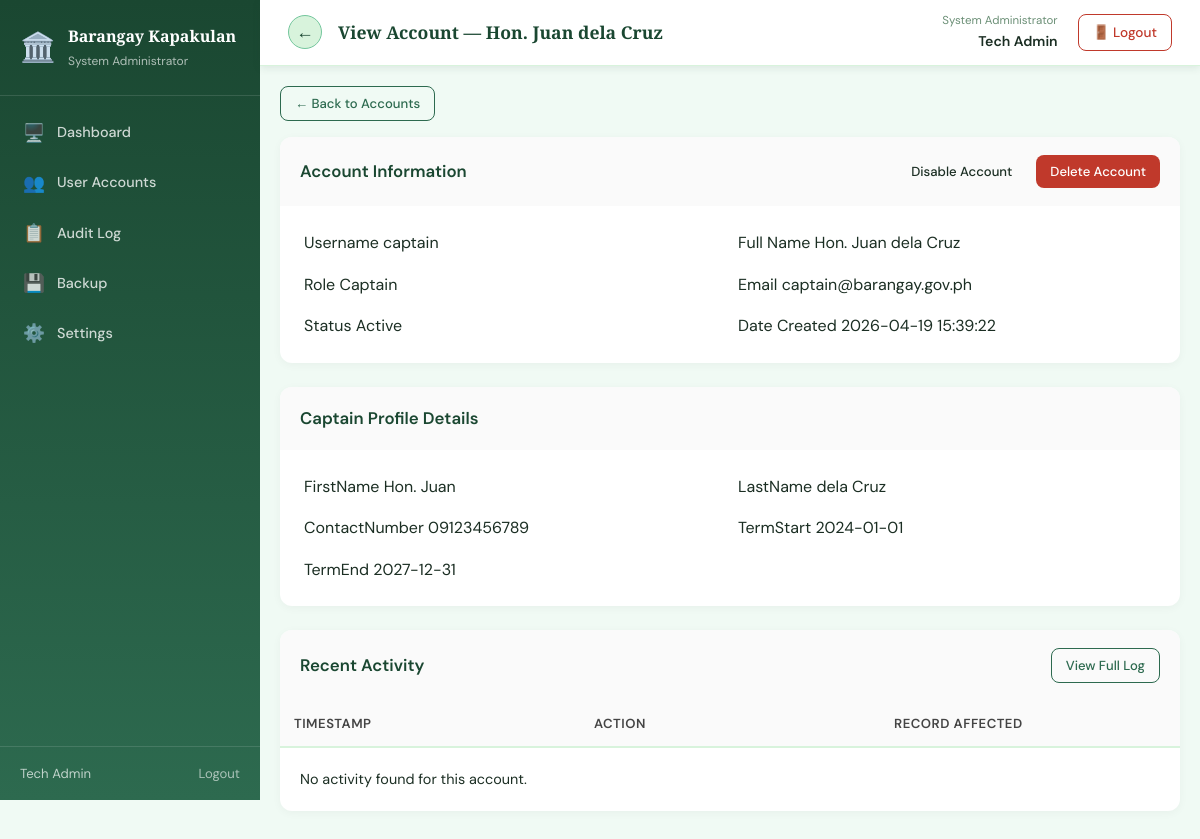
The page /sysadmin/view_account.php?id=1 (signed in) on the database its author committed.
### tables this page shows
CREATE TABLE `useraccount` (
  `UserAccountID` int(11) NOT NULL,
  `ResidentID` int(11) DEFAULT NULL,
  `Username` varchar(100) NOT NULL,
  `PasswordHash` varchar(255) NOT NULL,
  `Role` enum('captain','secretary','staff','sysadmin','resident') NOT NULL,
  `AccountStatus` enum('Active','Inactive','PendingVerification','Rejected') DEFAULT 'PendingVerification',
  `FullName` varchar(255) DEFAULT NULL,
  `Email` varchar(150) DEFAULT NULL,
  `VerifiedBy` int(11) DEFAULT NULL,
  `VerifiedAt` datetime DEFAULT NULL,
  `RejectionReason` text DEFAULT NULL,
  `CreatedAt` datetime DEFAULT current_timestamp(),
  `UpdatedAt` datetime DEFAULT current_timestamp() ON UPDATE current_timestamp()
);

CREATE TABLE `captainprofile` (
  `CaptainID` int(11) NOT NULL,
  `UserID` int(11) NOT NULL,
  `FirstName` varchar(100) NOT NULL,
  `LastName` varchar(100) NOT NULL,
  `ContactNumber` varchar(20) DEFAULT NULL,
  `TermStart` date DEFAULT NULL,
  `TermEnd` date DEFAULT NULL
);

### sysadmin/view_account.php (the view, shortened to what this page needs)
<?php
$pdo = get_db();
$id = (int) ($_GET['id'] ?? 0);
$stmt = $pdo->prepare("
    SELECT u.UserAccountID AS id,
           u.Username      AS username,
           u.FullName      AS full_name,
           u.Role          AS role,
           u.AccountStatus AS status,
           u.Email         AS email,
           u.CreatedAt     AS created_at
    FROM   useraccount u
    WHERE  u.UserAccountID = :id
    AND    u.Role IN ('captain', 'secretary', 'staff', 'sysadmin')
");
$stmt->execute([':id' => $id]);
$acc = $stmt->fetch(PDO::FETCH_ASSOC);
$profile = [];
switch ($acc['role']) {
    case 'captain':
        $ps = $pdo->prepare("SELECT * FROM captainprofile WHERE UserID = :id");
        $ps->execute([':id' => $id]);
        $profile = $ps->fetch(PDO::FETCH_ASSOC) ?: [];
        break;
}
$al = $pdo->prepare("
    SELECT LoggedAt, Action, RecordAffected
    FROM   auditlog
    WHERE  Username = :username
    ORDER  BY LoggedAt DESC
    LIMIT  10
");
$al->execute([':username' => $acc['username']]);
$logs = $al->fetchAll(PDO::FETCH_ASSOC);
include '../includes/header.php';
?>
<div class="app-layout">
    <?php include '../includes/sidebar.php'; ?>
    <main class="main-content">
        <?php include '../includes/navbar.php'; ?>
        <div class="page-body">
            <div style="margin-bottom: 16px;">
                <a href="user_accounts.php" class="btn btn-secondary btn-small">← Back to Accounts</a>
            </div>
            <div class="card">
                <div class="card-header">
                    <h3>Account Information</h3>
                    <div class="card-actions">
                        <?php if ($acc['status'] === 'Active'): ?>
                            <a href="../handlers/user_account_handler.php?action=disable&id=<?= $acc['id'] ?>"
                                class="btn btn-warning btn-small"
                                onclick="return confirm('Disable this account?')">Disable Account</a>
                        <?php else: ?>
                            <a href="../handlers/user_account_handler.php?action=enable&id=<?= $acc['id'] ?>"
                                class="btn btn-success btn-small"
                                onclick="return confirm('Enable this account?')">Enable Account</a>
                        <?php endif; ?>
                        <?php if ($acc['id'] !== (int) $_SESSION['user_id']): ?>
                            <a href="../handlers/user_account_handler.php?action=delete&id=<?= $acc['id'] ?>"
                                class="btn btn-danger btn-small"
                                onclick="return confirm('Permanently delete this account?')">Delete Account</a>
                        <?php endif; ?>
                    </div>
                </div>
                <div class="detail-grid" style="padding: 24px; display: grid; grid-template-columns: 1fr 1fr; gap: 16px;">
                    <div class="detail-item">
                        <span class="detail-label">Username</span>
                        <span class="detail-value"><?= htmlspecialchars($acc['username']) ?></span>
                    </div>
                    <div class="detail-item">
                        <span class="detail-label">Full Name</span>
                        <span class="detail-value"><?= htmlspecialchars($acc['full_name'] ?? '—') ?></span>
                    </div>
                    <div class="detail-item">
                        <span class="detail-label">Role</span>
                        <span class="detail-value"><?= htmlspecialchars(ucfirst($acc['role'])) ?></span>
                    </div>
                    <div class="detail-item">
                        <span class="detail-label">Email</span>
                        <span class="detail-value"><?= htmlspecialchars($acc['email'] ?? '—') ?></span>
                    </div>
                    <div class="detail-item">
                        <span class="detail-label">Status</span>
                        <span class="detail-value">
                            <?php
                            $badge = [
                                'Active'              => 'badge-green',
                                'Inactive'            => 'badge-red',
                                'PendingVerification' => 'badge-yellow',
                                'Rejected'            => 'badge-gray',
                            ][$acc['status']] ?? 'badge-gray';
                            ?>
                            <span class="badge <?= $badge ?>"><?= htmlspecialchars($acc['status']) ?></span>
                        </span>
                    </div>
                    <div class="detail-item">
                        <span class="detail-label">Date Created</span>
                        <span class="detail-value"><?= htmlspecialchars($acc['created_at']) ?></span>
                    </div>
                </div>
            </div>
            <?php if (!empty($profile)): ?>
                <div class="card mt-4">
                    <div class="card-header">
                        <h3><?= ucfirst($acc['role']) ?> Profile Details</h3>
                    </div>
                    <div style="padding: 24px; display: grid; grid-template-columns: 1fr 1fr; gap: 16px;">
                        <?php foreach ($profile as $key => $value): ?>
                            <?php if (in_array($key, ['UserID', 'CaptainID', 'SecretaryID', 'StaffID', 'AdminID'])) continue; ?>
                            <div class="detail-item">
                                <span class="detail-label"><?= htmlspecialchars(ucwords(str_replace('_', ' ', $key))) ?></span>
                                <span class="detail-value"><?= htmlspecialchars($value ?? '—') ?></span>
                            </div>
                        <?php endforeach; ?>
                    </div>
                </div>
            <?php endif; ?>
            <div class="card mt-4">
                <div class="card-header">
                    <h3>Recent Activity</h3>
                    <a href="audit_log.php?search=<?= urlencode($acc['username']) ?>" class="btn btn-secondary btn-small">View Full Log</a>
                </div>
                <table class="data-table">
                    <thead>
                        <tr>
                            <th>Timestamp</th>
                            <th>Action</th>
                            <th>Record Affected</th>
                        </tr>
                    </thead>
                    <tbody>
                        <?php if (empty($logs)): ?>
                            <tr>
                                <td colspan="3" class="empty-row">No activity found for this account.</td>
                            </tr>
                        <?php endif; ?>
                    </tbody>
                </table>
            </div>
        </div>
    </main>
</div>
<?php include '../includes/footer.php'; ?>

### assets/css/style.css (style rules this page uses)
:root { --green-dark: #1a4731; --green-main: #2d6a4f; --green-mid: #40916c; --green-light: #74c69d; --green-pale: #d8f3dc; --green-bg: #f0faf4; --gold: #c9a84c; --gold-light: #f0d080; --white: #ffffff; --text-dark: #1b2e23; --text-mid: #3d5a47; --text-light: #6b8f76; --danger: #c0392b; --danger-bg: #fdecea; --warning: #d4820a; --warning-bg: #fff8ec; --success: #2d6a4f; --success-bg: #f0faf4; --shadow-sm: 0 2px 8px rgba(26, 71, 49, 0.10); --shadow-md: 0 6px 24px rgba(26, 71, 49, 0.15); --shadow-lg: 0 16px 48px rgba(26, 71, 49, 0.20); --radius: 14px; --radius-sm: 8px; --transition: 0.3s cubic-bezier(0.4, 0, 0.2, 1); }
*, *::before, *::after { box-sizing: border-box; margin: 0; padding: 0; }
html { scroll-behavior: smooth; }
body { font-family: 'DM Sans', sans-serif; font-size: 16px; color: var(--text-dark); background-color: var(--green-bg); min-height: 100vh; line-height: 1.6; }
a { text-decoration: none; color: inherit; }
.btn-secondary { display: inline-flex; align-items: center; gap: 8px; padding: 12px 28px; background: transparent; color: var(--green-main); font-size: 0.95rem; font-weight: 600; border-radius: var(--radius); border: 2px solid var(--green-main); transition: var(--transition); cursor: pointer; }
.btn-danger { display: inline-flex; align-items: center; gap: 8px; padding: 10px 24px; background: var(--danger); color: var(--white); font-size: 0.9rem; font-weight: 600; border-radius: var(--radius-sm); border: none; transition: var(--transition); cursor: pointer; }
.btn { display: inline-flex; align-items: center; gap: 6px; padding: 10px 20px; border-radius: var(--radius-sm); font-weight: 500; font-size: 0.9rem; transition: var(--transition); cursor: pointer; border: none; }
.btn-small { padding: 6px 14px; font-size: 0.82rem; }
.btn.btn-secondary { background: transparent; color: var(--green-main); border: 1.5px solid var(--green-main); }
.btn.btn-danger { background: var(--danger); color: var(--white); }
.mt-4 { margin-top: 24px; }
.empty-row { text-align: center; color: var(--text-light); padding: 32px; font-size: 0.9rem; }

### assets/css/dashboard.css (style rules this page uses)
.app-layout { display: grid; grid-template-columns: 260px 1fr; min-height: 100vh; }
.main-content { background: var(--green-bg); min-height: 100vh; }
.page-body { padding: 28px 32px; }
.card { background: var(--white); border-radius: var(--radius); box-shadow: var(--shadow-sm); overflow: hidden; margin-bottom: 24px; }
.card-header { padding: 18px 24px; border-bottom: 1px solid var(--green-pale); display: flex; align-items: center; justify-content: space-between; flex-wrap: wrap; gap: 12px; }
.card-header h3 { font-size: 1rem; font-weight: 600; color: var(--green-dark); }
.card-actions { display: flex; align-items: center; gap: 10px; flex-wrap: wrap; }

### assets/css/tables.css (style rules this page uses)
.data-table { width: 100%; border-collapse: collapse; font-size: 0.88rem; }
.data-table thead tr { background: var(--green-bg); border-bottom: 2px solid var(--green-pale); }
.data-table th { padding: 12px 16px; text-align: left; font-weight: 600; font-size: 0.82rem; color: var(--text-mid); text-transform: uppercase; letter-spacing: 0.5px; white-space: nowrap; }
.data-table td { padding: 12px 16px; color: var(--text-dark); border-bottom: 1px solid var(--green-pale); vertical-align: middle; }
.data-table tbody tr { transition: var(--transition); }
.data-table tbody tr:last-child td { border-bottom: none; }

### assets/css/complaints.css (style rules this page uses)
.page-body { padding: 20px; }
.card { border-radius: 12px; overflow: hidden; box-shadow: 0 2px 10px rgba(0,0,0,0.04); }
.card-header { padding: 18px 20px; border-bottom: 1px solid var(--border-color); background: #fafafa; }
.card-header h3 { margin: 0; font-size: 1.05rem; font-weight: 600; }
.data-table { width: 100%; border-collapse: collapse; font-size: 0.9rem; }
.data-table th, .data-table td { padding: 12px 14px; border-bottom: 1px solid var(--border-color); text-align: left; vertical-align: top; }
.data-table th { width: 190px; background: #fafafa; font-weight: 600; color: #444; }
.empty-row { text-align: center; color: #888; padding: 20px !important; }

### rows shown on the page
useraccount: Username "captain", FullName "Hon. Juan dela Cruz", Role "Captain", Email "captain@barangay.gov.ph", AccountStatus "Active", CreatedAt "2026-04-19 15:39:22"
captainprofile: FirstName "Hon. Juan", LastName "dela Cruz", ContactNumber "09123456789", TermStart "2024-01-01", TermEnd "2027-12-31"

### other values the page prints
get_setting('barangay_name', 'Barangay Connect') "Barangay Kapakulan"
$role_labels[$role] "System Administrator"
$icon "🖥️"
$label "Dashboard"
$icon "👥"
$label "User Accounts"
$icon "📋"
$label "Audit Log"
$icon "💾"
$label "Backup"
$icon "⚙️"
$label "Settings"
$_SESSION['full_name'] "Tech Admin"
$nav_title "View Account — Hon. Juan dela Cruz"
str_replace('_', ' ', $key) "FirstName"
